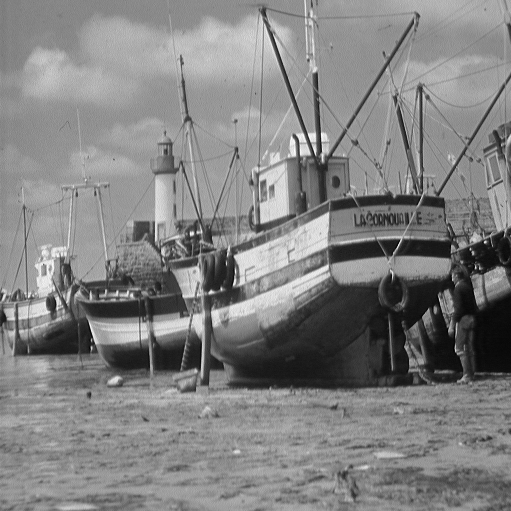
#> input picture Practicas/practica5/images/boat.511.tiff, 511 x 511 px
$ python ejercicio3.py
#> lines starting #> are read from the running program, lines starting #| are printed output that depends on the picture
"""
A partir de las máscaras gaussianas centradas que has generado en los ejercicios 1 y 2, muestra en una misma
gráfica el perfil de la línea central de cada máscara, es decir, la fila 255 de la misma (la imagen es de 511x511).
Muestra en rojo la línea del ejercicio 1 y en azul la del ejercicio 2. Para apreciar mejor las diferencias,
puedes mostrar solo la parte central de cada fila, por ejemplo, la parte comprendida entre los índices 240 y 270
(ambos incluidos).

Comenta las gráficas obtenidas. ¿Puedes explicar ahora por qué la transformada de Fourier de la segunda gaussiana
se parece más a la transformada de un filtro media que a la transformada de un filtro gaussiano? ¿Puedes dar alguna
recomendación a la hora de diseñar un filtro gaussiano?
"""

import skimage as ski
import matplotlib.pyplot as plt
import numpy as np
import scipy
import scipy.fft as fft

class ComparacionTTFConvolucion():
    def __init__(self, tam, imagen, sigma=None):
        self.tam = tam
        self.sigma = sigma
        self.imagen = imagen

    def mascara_gaussiana_unidimencional(self):
        if self.sigma is None:
            print("No se ha especificado sigma.")
            return None
        else:
            vector = scipy.signal.windows.gaussian(self.tam, self.sigma)
            vector /= np.sum(vector)
            return vector

    def mascara_gaussiana_bidimencional(self):
        vector = self.mascara_gaussiana_unidimencional()
        vectorH = vector.reshape(1, self.tam)
        vectorV = vector.reshape(self.tam, 1)
        return vectorV @ vectorH

    def mascara_media_unidimencional(self):
        vector = np.ones(self.tam) / self.tam
        return vector

    def mascara_media_bidimencional(self):
        vector = self.mascara_media_unidimencional()
        vectorH = vector.reshape(1, self.tam)
        vectorV = vector.reshape(self.tam, 1)
        return vectorV @ vectorH

    def centralizar_mascara(self, mascara):
        mascara_centrada = np.zeros(self.imagen.shape)
        fila_i = self.imagen.shape[0] // 2 - self.tam // 2
        col_i = self.imagen.shape[1] // 2 - self.tam // 2
        mascara_centrada[fila_i:fila_i + self.tam, col_i:col_i + self.tam] = mascara
        return mascara_centrada

    def convolucion_espacio(self, mascara):
        return scipy.ndimage.convolve(self.imagen, mascara, mode="wrap")

    def convolucion_frecuencia(self, mascara):
        FTimagen = fft.fft2(self.imagen)
        mascara_en_origen = fft.ifftshift(mascara)
        FTmascara = fft.fft2(mascara_en_origen)
        return FTimagen * FTmascara

    def recuperar_resultado(self, FTimagen_filtrada):
        res_filtro_FT = fft.ifft2(FTimagen_filtrada)
        res_filtro_real = np.real(res_filtro_FT)
        res_filtro_imag = np.imag(res_filtro_FT)
        if not np.allclose(res_filtro_imag, np.zeros(self.imagen.shape)):
            print("Warning. Algo no está yendo bien!!!")
        return res_filtro_real

    def graficar_perfil(self):
        mascara1 = self.mascara_gaussiana_unidimencional()
        mascara2 = self.mascara_gaussiana_bidimencional()
        mascara1 /= np.sum(mascara1)
        mascara2 /= np.sum(mascara2)
        mascara1_centrada = self.centralizar_mascara(mascara1)
        mascara2_centrada = self.centralizar_mascara(mascara2)
        perfil1 = mascara1_centrada[255, 240:271]
        perfil2 = mascara2_centrada[255, 240:271]
        plt.plot(perfil1, color="red")
        plt.plot(perfil2, color="blue")
        plt.show()

    def run(self):
        self.graficar_perfil()
        #self.graficar_perfiles()

if __name__ == "__main__":
    ejercicio1 = ComparacionTTFConvolucion(31, ski.io.imread("images/boat.511.tiff"),5)
#> in __init__, `self.tam = tam`: self.tam = 31
#> in __init__, self.imagen is the input picture: shape (511, 511); min 0, max 255, mean 129.7
    ejercicio2 = ComparacionTTFConvolucion(5, ski.io.imread("images/boat.511.tiff"), 5)

    mascara1 = ejercicio1.mascara_gaussiana_unidimencional()
#> in mascara_gaussiana_unidimencional, `vector = scipy.signal.windows.gaussian(self.tam, self.sigma)`: vector = 31 values, max 1 at index 15, min 0.0111 at index 0, mean 0.404
#> in mascara_gaussiana_unidimencional, `vector /= np.sum(vector)`: vector = 31 values, max 0.0799 at index 15, min 0.000888 at index 0, mean 0.0323
#> mascara1 has the same summary as vector in mascara_gaussiana_unidimencional
    mascara2 = ejercicio2.mascara_gaussiana_bidimencional()
#> in mascara_gaussiana_bidimencional, `vector = self.mascara_gaussiana_unidimencional()`: vector = [0.192, 0.204, 0.208, 0.204, 0.192]
#> in mascara_gaussiana_bidimencional, `vectorH = vector.reshape(1, self.tam)`: vectorH = [[0.192, 0.204, 0.208, 0.204, 0.192]]
#> in mascara_gaussiana_bidimencional, `vectorV = vector.reshape(self.tam, 1)`: vectorV = [0.192, 0.204, 0.208, 0.204, 0.192]
#> mascara2 = [[0.0369, 0.0392, 0.04, 0.0392, 0.0369], [0.0392, 0.0416, 0.0424, 0.0416, 0.0392], [0.04, 0.0424, 0.0433, 0.0424, 0.04], [0.0392, 0.0416, 0.0424, 0.0416, 0.0392], [0.0369, 0.0392, 0.04, 0.0392, 0.0369]]
    mascara1 /= np.sum(mascara1)
    mascara2 /= np.sum(mascara2)
    mascara1_centrada = ejercicio1.centralizar_mascara(mascara1)
#> in centralizar_mascara, `fila_i = self.imagen.shape[0] // 2 - self.tam // 2`: fila_i = 240
#> in centralizar_mascara, `mascara_centrada[fila_i:fila_i + self.tam, col_i:col_i + self.tam] = m..`:
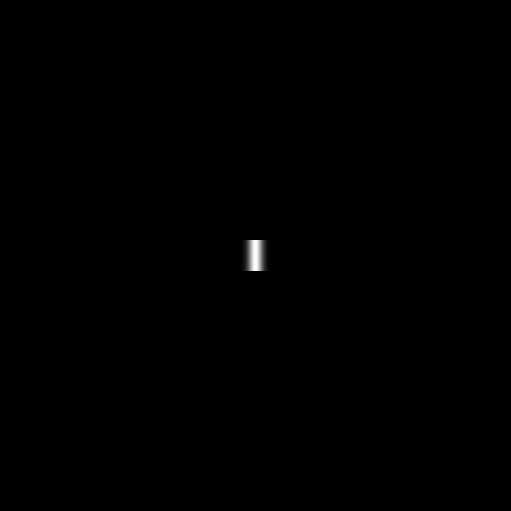
#> mascara_centrada: shape (511, 511) float64; min 0, max 0.0799, mean 0.000119; drawn with min black and max white
    mascara2_centrada = ejercicio2.centralizar_mascara(mascara2)
    perfil1 = mascara1_centrada[255, 240:271]
#> perfil1 = 31 values, max 0.0799 at index 15, min 0.000888 at index 0, mean 0.0323
    perfil2 = mascara2_centrada[255, 240:271]
#> perfil2 = 31 values, max 0.0433 at index 15, min 0 at index 0, mean 0.00671
    plt.plot(perfil1, color="red")
    plt.plot(perfil2, color="blue")
    plt.show()
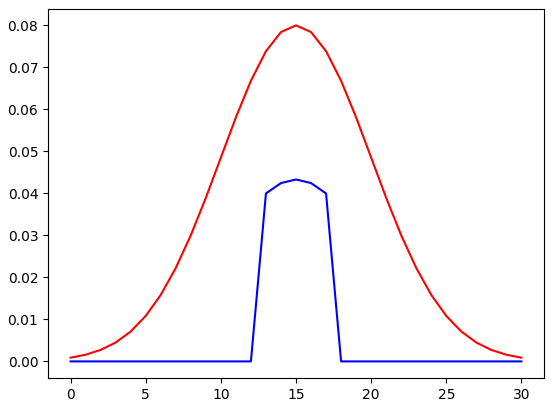
#> figure drawn by matplotlib, 1 panel; curve peaks at x = 15, y = 0.0799; curve peaks at x = 15, y = 0.0433

$ run again, with Practicas/practica5/images/Einstein.png saved as Practicas/practica5/images/boat.511.tiff
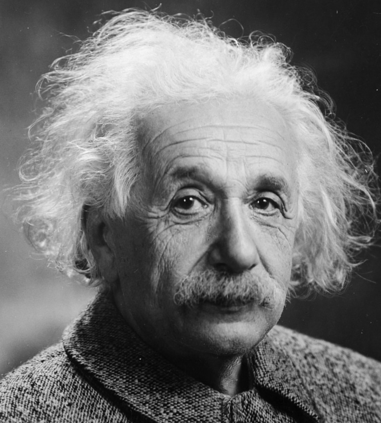
#> input picture Practicas/practica5/images/Einstein.png, 381 x 423 px
#> self.tam = 31
#> in __init__, self.imagen is the input picture: shape (423, 381); min 3, max 246, mean 114
#> in mascara_gaussiana_unidimencional, `vector = scipy.signal.windows.gaussian(self.tam, self.sigma)`: vector = 31 values, max 1 at index 15, min 0.0111 at index 0, mean 0.404
#> in mascara_gaussiana_unidimencional, `vector /= np.sum(vector)`: vector = 31 values, max 0.0799 at index 15, min 0.000888 at index 0, mean 0.0323
#> mascara1 has the same summary as vector in mascara_gaussiana_unidimencional
#> in mascara_gaussiana_bidimencional, `vector = self.mascara_gaussiana_unidimencional()`: vector = [0.192, 0.204, 0.208, 0.204, 0.192]
#> vectorH = [[0.192, 0.204, 0.208, 0.204, 0.192]]
#> vectorV = [0.192, 0.204, 0.208, 0.204, 0.192]
#> mascara2 = [[0.0369, 0.0392, 0.04, 0.0392, 0.0369], [0.0392, 0.0416, 0.0424, 0.0416, 0.0392], [0.04, 0.0424, 0.0433, 0.0424, 0.04], [0.0392, 0.0416, 0.0424, 0.0416, 0.0392], [0.0369, 0.0392, 0.04, 0.0392, 0.0369]]
#> fila_i = 196
#> col_i = 175
#> perfil1 = 31 values from 0 to 0
#> `plt.show()`:
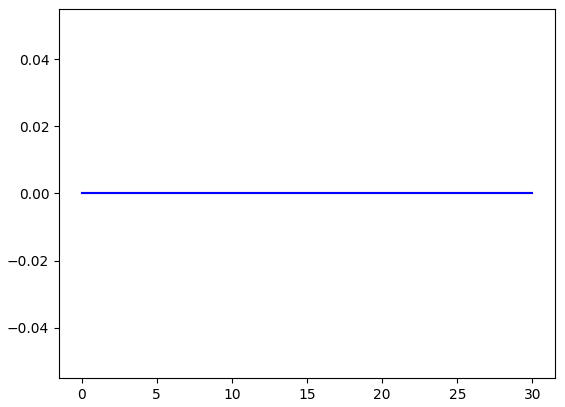
#> figure drawn by matplotlib, 1 panel

$ run again, with Practicas/practica5/images/Marilyn.png saved as Practicas/practica5/images/boat.511.tiff
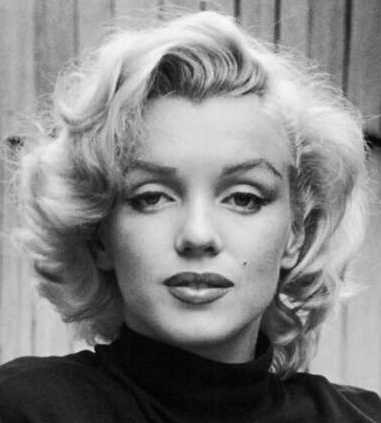
#> input picture Practicas/practica5/images/Marilyn.png, 381 x 423 px
#> self.tam = 31
#> in __init__, self.imagen is the input picture: shape (423, 381); min 0, max 249, mean 134.2
#> in mascara_gaussiana_unidimencional, `vector = scipy.signal.windows.gaussian(self.tam, self.sigma)`: vector = 31 values, max 1 at index 15, min 0.0111 at index 0, mean 0.404
#> in mascara_gaussiana_unidimencional, `vector /= np.sum(vector)`: vector = 31 values, max 0.0799 at index 15, min 0.000888 at index 0, mean 0.0323
#> mascara1 has the same summary as vector in mascara_gaussiana_unidimencional
#> in mascara_gaussiana_bidimencional, `vector = self.mascara_gaussiana_unidimencional()`: vector = [0.192, 0.204, 0.208, 0.204, 0.192]
#> vectorH = [[0.192, 0.204, 0.208, 0.204, 0.192]]
#> vectorV = [0.192, 0.204, 0.208, 0.204, 0.192]
#> mascara2 = [[0.0369, 0.0392, 0.04, 0.0392, 0.0369], [0.0392, 0.0416, 0.0424, 0.0416, 0.0392], [0.04, 0.0424, 0.0433, 0.0424, 0.04], [0.0392, 0.0416, 0.0424, 0.0416, 0.0392], [0.0369, 0.0392, 0.04, 0.0392, 0.0369]]
#> fila_i = 196
#> col_i = 175
#> perfil1 = 31 values from 0 to 0
#> `plt.show()`:
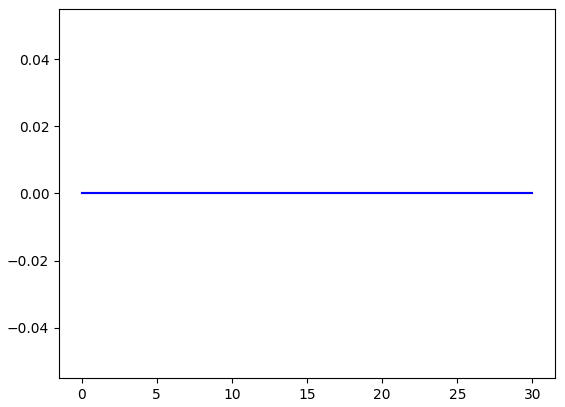
#> figure drawn by matplotlib, 1 panel
